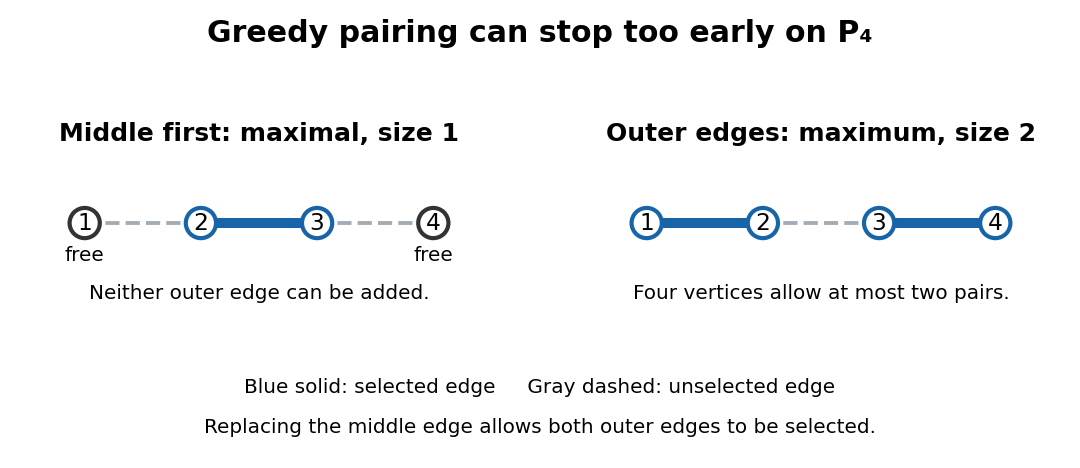

Generate this figure with Python:
"""Original P4 example: greedy middle edge versus maximum matching.

Tested with Python 3.14.4 and matplotlib 3.10.7 (project dependencies).
Run from _media; saves its own basename PNG to the current directory.
"""
from pathlib import Path

import matplotlib.pyplot as plt
from matplotlib.patches import Circle


EDGES = ((1, 2), (2, 3), (3, 4))
GREEDY = {(2, 3)}
MAXIMUM = {(1, 2), (3, 4)}
BLUE = "#1765a8"
GRAY = "#a4abb2"


def draw_path(ax, selected, title, note):
    used = {v for edge in selected for v in edge}
    for u, v in EDGES:
        ax.plot([u, v], [0, 0], color=BLUE if (u, v) in selected else GRAY,
                linewidth=6 if (u, v) in selected else 2.3, zorder=1,
                linestyle="-" if (u, v) in selected else "--")
    for v in range(1, 5):
        ax.add_patch(Circle((v, 0), 0.13, facecolor="white",
                            edgecolor=BLUE if v in used else "#333333",
                            linewidth=2.5, zorder=3))
        ax.text(v, 0, str(v), ha="center", va="center", fontsize=14, zorder=4)
        if v not in used:
            ax.text(v, -0.33, "free", ha="center", fontsize=12)
    ax.set_title(title, fontsize=15, weight="bold", pad=12)
    ax.text(2.5, -0.65, note, ha="center", fontsize=12)
    ax.set(xlim=(0.55, 4.45), ylim=(-0.92, 0.53), aspect="equal")
    ax.axis("off")


def main():
    plt.rcParams.update({"font.family": "DejaVu Sans", "font.size": 13})
    fig, axes = plt.subplots(1, 2, figsize=(9, 3.9), dpi=120, facecolor="white")
    fig.subplots_adjust(left=0.03, right=0.97, top=0.72, bottom=0.23, wspace=0.24)
    fig.suptitle("Greedy pairing can stop too early on P₄", fontsize=18,
                 weight="bold", y=0.96)
    draw_path(axes[0], GREEDY, "Middle first: maximal, size 1",
              "Neither outer edge can be added.")
    draw_path(axes[1], MAXIMUM, "Outer edges: maximum, size 2",
              "Four vertices allow at most two pairs.")
    fig.text(0.5, 0.16, "Blue solid: selected edge     Gray dashed: unselected edge",
             ha="center", fontsize=12)
    fig.text(0.5, 0.075, "Replacing the middle edge allows both outer edges to be selected.",
             ha="center", fontsize=12)
    fig.savefig(Path.cwd() / (Path(__file__).stem + ".png"),
                facecolor="white", transparent=False)
    plt.close(fig)


if __name__ == "__main__":
    main()
